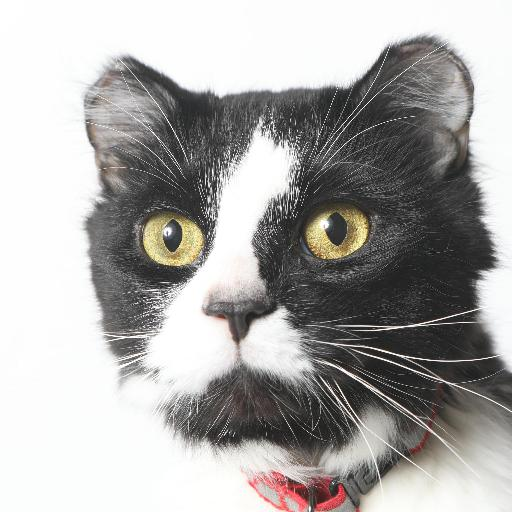
#> input picture dataset/animal_face_dataset/train/cat/flickr_cat_000093.jpg, 512 x 512 px, found by its file name; its folder holds only this picture in this run
$ jupyter execute SPM_Classification.ipynb
#> lines starting #> are read from the running program, lines starting #| are printed output that depends on the picture
[cell 1]
# Import necessary libraries
import os
import cv2
import numpy as np
import matplotlib.pyplot as plt
from google.colab import drive
from sklearn.svm import SVC
from sklearn.cluster import KMeans
from sklearn.metrics import accuracy_score, classification_report, confusion_matrix
from tqdm.notebook import tqdm
import time

[cell 2]
# Mount Google Drive (uncomment if dataset is in Drive)
drive.mount('/content/drive')

[cell 3]
cd /content/drive/MyDrive/CV_Final/

[cell 4]
# !unzip animal_face_dataset.zip -d face_dataset

[cell 5]
base_path = '/content/drive/MyDrive/CV_Final/face_dataset/animal_face_dataset'

[cell 6]
import os
import cv2
import numpy as np
import matplotlib.pyplot as plt
from tqdm import tqdm
from sklearn.cluster import KMeans
from sklearn.metrics import accuracy_score, confusion_matrix
from sklearn.svm import SVC# Function to load images from a folder with exact count
def load_images_from_folder(folder, label, num_images):
#> called with label = 0, num_images = 200
    images = []
    labels = []
    file_list = os.listdir(folder)

    # Make sure we only get exactly num_images
    file_list = file_list[:num_images]

    for filename in tqdm(file_list, desc=f"Loading {os.path.basename(folder)}"):
        img_path = os.path.join(folder, filename)
        if os.path.isfile(img_path):
            try:
                img = cv2.imread(img_path)
#> img is the input picture: shape (512, 512, 3); mean B, G, R 167.2, 169, 170.5
                if img is not None:
                    # Resize image to reduce computation time and ensure consistent dimensions
                    img = cv2.resize(img, (256, 256))
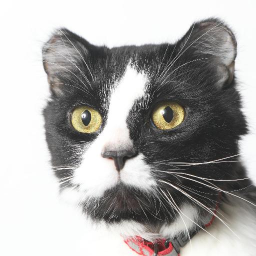
#> img: shape (256, 256, 3); mean B, G, R 167.3, 169.1, 170.6
                    images.append(img)
                    labels.append(label)
            except Exception as e:
                print(f"Error loading {img_path}: {e}")

    print(f"Loaded {len(images)} images from {folder}")
#| Loaded 1 images from /content/drive/MyDrive/CV_Final/face_dataset/animal_face_dataset/train/cat
    return images, labels

# Function to load the dataset with exact counts
def load_dataset(base_path, train_count=200, test_count=50):
    # Load training data
    train_cats_path = os.path.join(base_path, 'train', 'cat')
    train_dogs_path = os.path.join(base_path, 'train', 'dog')

    print("Loading training images...")
    train_cats_images, train_cats_labels = load_images_from_folder(train_cats_path, 0, train_count)
#> train_cats_images = 1 item; train_cats_labels = [0]
    train_dogs_images, train_dogs_labels = load_images_from_folder(train_dogs_path, 1, train_count)
#> call 2 of load_images_from_folder, with label = 1, num_images = 200
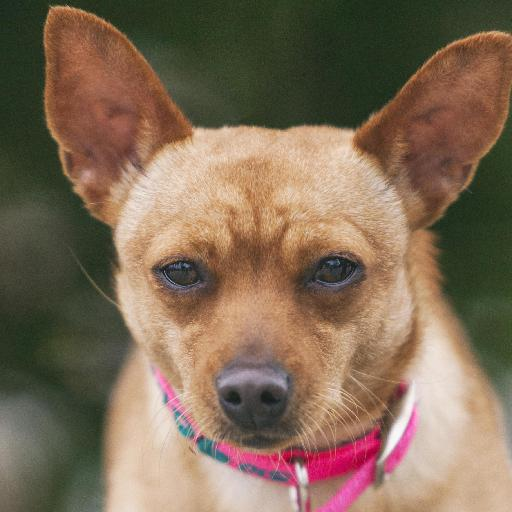
#> input picture dataset/animal_face_dataset/train/dog/flickr_dog_000024.jpg, 512 x 512 px, found by its file name
#> in load_images_from_folder, img is the input picture: shape (512, 512, 3); mean B, G, R 87.1, 107.9, 129
#| Loaded 1 images from /content/drive/MyDrive/CV_Final/face_dataset/animal_face_dataset/train/dog
#> train_dogs_images = 1 item; train_dogs_labels = [1]

    # Load validation data
    val_cats_path = os.path.join(base_path, 'val', 'cat')
    val_dogs_path = os.path.join(base_path, 'val', 'dog')

    print("Loading validation images...")
    val_cats_images, val_cats_labels = load_images_from_folder(val_cats_path, 0, test_count)
#| Loaded 1 images from /content/drive/MyDrive/CV_Final/face_dataset/animal_face_dataset/val/cat
#> val_cats_images = 1 item; val_cats_labels = [0]
    val_dogs_images, val_dogs_labels = load_images_from_folder(val_dogs_path, 1, test_count)
#| Loaded 1 images from /content/drive/MyDrive/CV_Final/face_dataset/animal_face_dataset/val/dog
#> val_dogs_images = 1 item; val_dogs_labels = [1]

    # Combine all training and validation data
    train_images = train_cats_images + train_dogs_images
#> train_images = 2 items
    train_labels = train_cats_labels + train_dogs_labels
#> train_labels = [0, 1]

    val_images = val_cats_images + val_dogs_images
#> val_images = 2 items
    val_labels = val_cats_labels + val_dogs_labels
#> val_labels = [0, 1]

    print(f"Loaded {len(train_images)} training images and {len(val_images)} validation images")
#| Loaded 2 training images and 2 validation images

    return train_images, train_labels, val_images, val_labels

def plot_confusion_matrix(conf_matrix, title, labels=['cat', 'dog']):
    plt.figure(figsize=(8, 6))
    plt.imshow(conf_matrix, interpolation='nearest', cmap=plt.cm.Blues)
    plt.title(title)
    plt.colorbar()
    tick_marks = np.arange(len(labels))
    plt.xticks(tick_marks, labels, rotation=45)
    plt.yticks(tick_marks, labels)

    # Add text annotations to the confusion matrix
    thresh = conf_matrix.max() / 2.
    for i in range(conf_matrix.shape[0]):
        for j in range(conf_matrix.shape[1]):
            plt.text(j, i, format(conf_matrix[i, j], 'd'),
                     horizontalalignment="center",
                     color="white" if conf_matrix[i, j] > thresh else "black")

    plt.ylabel('True label')
    plt.xlabel('Predicted label')
    plt.tight_layout()
    plt.show()

# Function to extract SIFT features along with their spatial information
def extract_sift_features_with_location(image):
    # Convert image to grayscale
    gray = cv2.cvtColor(image, cv2.COLOR_BGR2GRAY)

    # Extract SIFT features on a dense grid as described in the paper
    # In the paper, they use 16x16 patches with 8-pixel spacing
    step_size = 8  # Spacing between patch centers
    patch_size = 16  # Size of each patch

    h, w = gray.shape
    keypoints = []
    descriptors_list = []

    # Create dense grid of keypoints
    for y in range(0, h-patch_size+1, step_size):
        for x in range(0, w-patch_size+1, step_size):
            # Create a keypoint at this location
            kp = cv2.KeyPoint(x + patch_size/2, y + patch_size/2, patch_size)
            keypoints.append(kp)

    # Create SIFT detector
    sift = cv2.SIFT_create()

    # Compute descriptors for all keypoints
    _, descriptors = sift.compute(gray, keypoints)

    if descriptors is None or len(keypoints) == 0:
        return None, None

    # Get spatial information of keypoints
    locations = []
    for kp in keypoints:
        x, y = kp.pt
        # Normalize coordinates to [0, 1] range
        locations.append([x/w, y/h])

    locations = np.array(locations)

    return descriptors, locations

# Function to prepare dataset with SIFT and spatial information
def prepare_dataset_with_sift_spatial(images):
    all_descriptors = []
    all_locations = []

    # Extract SIFT descriptors for all images
    for img in tqdm(images, desc="Extracting SIFT features"):
        desc, loc = extract_sift_features_with_location(img)
        all_descriptors.append(desc)
        all_locations.append(loc)

    return all_descriptors, all_locations

# Function to create Bag of Visual Words (BoVW)
def create_bovw_features(descriptors_list, n_clusters=100):
    # Collect all valid descriptors
    valid_descriptors = [desc for desc in descriptors_list if desc is not None]
    if not valid_descriptors:
        raise ValueError("No valid descriptors found in the dataset")

    # Subsample descriptors to make clustering more efficient
    # Take random 100 descriptors from each image
    all_descriptors = []
    for desc in valid_descriptors:
        if desc is not None and desc.shape[0] > 0:
            n = min(100, desc.shape[0])
            if n > 0:
                indices = np.random.choice(desc.shape[0], n, replace=False)
                all_descriptors.append(desc[indices])

    all_descriptors = np.vstack(all_descriptors)

    # [7 lines of commented-out code are left out]
    print(f"Clustering {all_descriptors.shape[0]} descriptors into {n_clusters} clusters...")
    kmeans = KMeans(n_clusters=n_clusters, random_state=42, n_init=10)
    kmeans.fit(all_descriptors)

    return kmeans

# Function to compute histogram for a region
def compute_histogram_for_region(descriptors, locations, kmeans, n_clusters, region):
    x_min, x_max, y_min, y_max = region

    # Filter descriptors that are within the region
    indices = np.where(
        (locations[:, 0] >= x_min) &
        (locations[:, 0] < x_max) &
        (locations[:, 1] >= y_min) &
        (locations[:, 1] < y_max)
    )[0]

    # Initialize feature vector
    hist = np.zeros(n_clusters)

    if len(indices) > 0:
        # Get descriptors for this region
        region_descriptors = descriptors[indices]

        # Predict cluster labels
        cluster_indices = kmeans.predict(region_descriptors)

        # Build histogram
        for idx in cluster_indices:
            hist[idx] += 1

    # Note: We don't normalize here as per the paper's approach
    # The normalization is done over all histograms together later

    return hist

# Function to extract features for a single level (no pyramid, just one grid level)
def extract_single_level_features(descriptors, locations, kmeans, n_clusters, level=0):
    """
    Extract features for a single level without pyramid.
    level: 0 for 1x1, 1 for 2x2, 2 for 4x4, 3 for 8x8
    """
    if descriptors is None or locations is None:
        # Calculate cells based on level
        cells = 2 ** level
        total_cells = cells * cells
        # Return empty feature vector
        return np.zeros(n_clusters * total_cells)

    features = []

    # Determine cells based on level
    cells = 2 ** level

    # Divide image into grid cells
    for i in range(cells):
        for j in range(cells):
            # Region boundaries
            region = (i/cells, (i+1)/cells, j/cells, (j+1)/cells)
            # Compute histogram for this region
            hist = compute_histogram_for_region(descriptors, locations, kmeans, n_clusters, region)
            features.append(hist)

    # Concatenate all histograms
    feature_vector = np.concatenate(features)

    # Normalize the entire feature vector to account for variable number of features
    # This follows the paper's normalization approach
    if np.sum(feature_vector) > 0:
        feature_vector = feature_vector / np.sum(feature_vector)

    return feature_vector

# Function to extract Spatial Pyramid Matching (SPM) features
def extract_pyramid_features(descriptors, locations, kmeans, n_clusters, max_level=2):
    """
    Extract Spatial Pyramid Matching features up to a given level.
    max_level: Maximum level L. Levels used will be 0, 1, 2, ..., L

    Weighting scheme follows the equation:
    weight = 1/(2^L) * L0 + sum_{ℓ=1}^{L} 1/(2^(L-ℓ+1)) * Lℓ

    Where L is max_level and ℓ is the current level.
    """
    if descriptors is None or locations is None:
        # Calculate cells for all levels
        total_cells = sum(4**level for level in range(max_level+1))
        # Return empty feature vector
        return np.zeros(n_clusters * total_cells)

    all_histograms = []

    # Process each level from 0 to max_level
    for level in range(max_level+1):
        cells = 2 ** level
        level_histograms = []

        # Divide image into grid cells for this level
        for i in range(cells):
            for j in range(cells):
                # Region boundaries
                region = (i/cells, (i+1)/cells, j/cells, (j+1)/cells)
                # Compute histogram for this region
                hist = compute_histogram_for_region(descriptors, locations, kmeans, n_clusters, region)
                level_histograms.append(hist)

        all_histograms.append((level, np.array(level_histograms)))

    # Total number of features in the image (for normalization)
    total_features = sum(np.sum(hists) for _, hists in all_histograms)

    # Create the final feature vector with proper weighting
    final_vector = []

    for level, hists in all_histograms:
        # Apply weighting scheme as per the equation
        if level == 0:
            # For level 0: weight = 1/(2^L)
            weight = 1.0 / (2**max_level)
        else:
            # For levels 1 to L: weight = 1/(2^(L-ℓ+1))
            weight = 1.0 / (2**(max_level-level+1))

        # Add weighted histograms to the final vector
        if total_features > 0:
            weighted_hists = (weight * hists) / total_features
            final_vector.append(weighted_hists.flatten())

    # Concatenate all weighted histograms
    return np.concatenate(final_vector)

# Define histogram intersection kernel
# [19 lines left out: function histogram_intersection_kernel, not called in this run]

# Custom SVM with histogram intersection kernel
def histogram_intersection_svm(X_train, y_train, X_test):
    """
    Train an SVM with a histogram intersection kernel and predict on test data.
    This implementation avoids the feature dimension mismatch issue.

    Args:
        X_train: Training features
        y_train: Training labels
        X_test: Test features

    Returns:
        y_pred: Predicted labels for test data
    """
    from sklearn.svm import SVC

    # Define the custom kernel function
    def hist_kernel(X, Y):
        # If Y is None, we're computing the kernel matrix for X with itself
        if Y is None:
            Y = X

        n_samples_X = X.shape[0]
        n_samples_Y = Y.shape[0]
        K = np.zeros((n_samples_X, n_samples_Y))

        # Compute histogram intersection for each pair of samples
        for i in range(n_samples_X):
            for j in range(n_samples_Y):
                K[i, j] = np.sum(np.minimum(X[i], Y[j]))

        return K

    # Train SVM with custom kernel
    svm = SVC(kernel=hist_kernel, C=10)
    svm.fit(X_train, y_train)

    # Predict on test data
    return svm.predict(X_test)

# Function to run the experiment similar to the paper
def run_paper_experiment(train_descriptors, train_locations, val_descriptors, val_locations,
                         train_labels, val_labels):

    # Define vocabulary sizes (M) to test
    vocab_sizes = [16, 25, 50, 100]

    # Define pyramid levels (L) to test
    pyramid_levels = [0, 1, 2, 3]  # 0: 1x1, 1: 2x2, 2: 4x4, 3: 8x8

    # Results dictionary
    results = {}

    # To store confusion matrices
    confusion_matrices = {}

    for vocab_size in vocab_sizes:
        vocab_name = f"M={vocab_size}"
        results[vocab_name] = {"single_level": {}, "pyramid": {}}
        confusion_matrices[vocab_name] = {"single_level": {}, "pyramid": {}}

        # Create vocabulary
        print(f"\n===== Creating vocabulary with size {vocab_size} =====")
        kmeans = create_bovw_features(train_descriptors, n_clusters=vocab_size)

        # Test each level for single-level and pyramid
        for level in pyramid_levels:
            print(f"\n===== Testing Vocabulary Size: {vocab_size}, Level: {level} =====")

            # Prepare headers for results table
            if level == 0:
                level_name = "0 (1 × 1)"
            elif level == 1:
                level_name = "1 (2 × 2)"
            elif level == 2:
                level_name = "2 (4 × 4)"
            else:  # level == 3
                level_name = "3 (8 × 8)"

            # === Single-level approach ===
            print(f"Processing single-level features (L={level})...")

            # Extract features for training set
            train_features = []
            for desc, loc in tqdm(zip(train_descriptors, train_locations),
                                  desc="Training features",
                                  total=len(train_descriptors)):
                feature = extract_single_level_features(desc, loc, kmeans, vocab_size, level=level)
                train_features.append(feature)

            train_features = np.array(train_features)

            # Extract features for validation set
            val_features = []
            for desc, loc in tqdm(zip(val_descriptors, val_locations),
                                 desc="Validation features",
                                 total=len(val_descriptors)):
                feature = extract_single_level_features(desc, loc, kmeans, vocab_size, level=level)
                val_features.append(feature)

            val_features = np.array(val_features)

            # Train SVM with Histogram Intersection Kernel
            print("Training SVM with Histogram Intersection Kernel for single-level...")
            val_predictions = histogram_intersection_svm(train_features, train_labels, val_features)
            accuracy = accuracy_score(val_labels, val_predictions) * 100  # Convert to percentage

            # Compute confusion matrix
            conf_matrix = confusion_matrix(val_labels, val_predictions)
            confusion_matrices[vocab_name]["single_level"][level_name] = conf_matrix

            # Plot confusion matrix
            title = f'Single-level: M={vocab_size}, L={level}, Acc={accuracy:.1f}%'
            plot_confusion_matrix(conf_matrix, title)

            # Store results
            results[vocab_name]["single_level"][level_name] = accuracy
            print(f"Single-level (L={level}) Accuracy: {accuracy:.1f}%")

            # === Pyramid approach (only for levels >= 1) ===
            if level >= 1:
                print(f"Processing pyramid features (max_level={level})...")

                # Extract features for training set
                train_features = []
                for desc, loc in tqdm(zip(train_descriptors, train_locations),
                                      desc="Training features",
                                      total=len(train_descriptors)):
                    feature = extract_pyramid_features(desc, loc, kmeans, vocab_size, max_level=level)
                    train_features.append(feature)

                train_features = np.array(train_features)

                # Extract features for validation set
                val_features = []
                for desc, loc in tqdm(zip(val_descriptors, val_locations),
                                     desc="Validation features",
                                     total=len(val_descriptors)):
                    feature = extract_pyramid_features(desc, loc, kmeans, vocab_size, max_level=level)
                    val_features.append(feature)

                val_features = np.array(val_features)

                # Train SVM with Histogram Intersection Kernel
                print("Training SVM with Histogram Intersection Kernel for pyramid...")
                val_predictions = histogram_intersection_svm(train_features, train_labels, val_features)
                accuracy = accuracy_score(val_labels, val_predictions) * 100  # Convert to percentage

                # Compute confusion matrix
                conf_matrix = confusion_matrix(val_labels, val_predictions)
                confusion_matrices[vocab_name]["pyramid"][level_name] = conf_matrix

                # Plot confusion matrix
                title = f'Pyramid: M={vocab_size}, L={level}, Acc={accuracy:.1f}%'
                plot_confusion_matrix(conf_matrix, title)

                # Store results
                results[vocab_name]["pyramid"][level_name] = accuracy
                print(f"Pyramid (max_level={level}) Accuracy: {accuracy:.1f}%")

    return results, confusion_matrices

# Function to display results in table format similar to the paper
# [120 lines left out: functions display_results_table, create_accuracy_heatmap, not called in this run]

# Main function
def main():
    # Set your dataset path
    base_path = '/content/drive/MyDrive/CV_Final/face_dataset/animal_face_dataset'  # Change this to your dataset location

    # Load images
    train_images, train_labels, val_images, val_labels = load_dataset(base_path, train_count=200, test_count=50)
#> train_images = 2 items; train_labels = [0, 1]; val_images = 2 items; val_labels = [0, 1]

    # Extract SIFT features with spatial information
    print("Extracting SIFT features with spatial information...")
    train_descriptors, train_locations = prepare_dataset_with_sift_spatial(train_images)
#> the loop in prepare_dataset_with_sift_spatial, `for img in tqdm(images, desc="Extracting SIFT features"):` made 2 passes
#> (step_size in extract_sift_features_with_location, patch_size in extract_sift_features_with_location, h in extract_sift_features_with_location, w in extract_sift_features_with_location) on passes 1 to 2: (8, 16, 256, 256), (8, 16, 256, 256)
#> pass 1, in extract_sift_features_with_location, `gray = cv2.cvtColor(image, cv2.COLOR_BGR2GRAY)`:
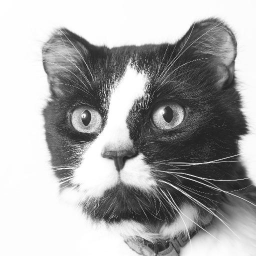
#> gray: shape (256, 256); min 27, max 255, mean 169.3
#> pass 2, in extract_sift_features_with_location (call 2), `gray = cv2.cvtColor(image, cv2.COLOR_BGR2GRAY)`:
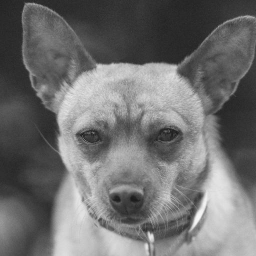
#> gray: shape (256, 256); min 27, max 249, mean 111.9
#> after the loop in prepare_dataset_with_sift_spatial, `for img in tqdm(images, desc="Extracting SIFT features"):`: all_descriptors = 2 items; all_locations = 2 point arrays, longest 961 points
#> train_descriptors = 2 items; train_locations = 2 point arrays, longest 961 points
    val_descriptors, val_locations = prepare_dataset_with_sift_spatial(val_images)
#> the loop in prepare_dataset_with_sift_spatial (call 2), `for img in tqdm(images, desc="Extracting SIFT features"):` made 2 passes
#> val_descriptors = 2 items; val_locations = 2 point arrays, longest 961 points

    # Run experiment
    results, confusion_matrices = run_paper_experiment(
        train_descriptors, train_locations,
        val_descriptors, val_locations,
        train_labels, val_labels
    )
#> the loop in run_paper_experiment, `for vocab_size in vocab_sizes:` made 4 passes
#> pass 1, in plot_confusion_matrix, `plt.show()`:
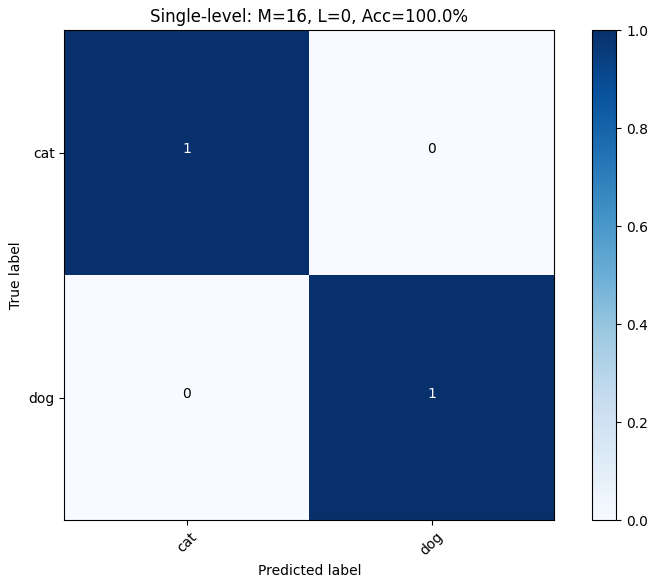
#> figure drawn by matplotlib, 2 panels

    return results, confusion_matrices

[cell 7]
results, confusion_matrices = main()

[cell 8]
print(results)
#> (printed output is left out)
